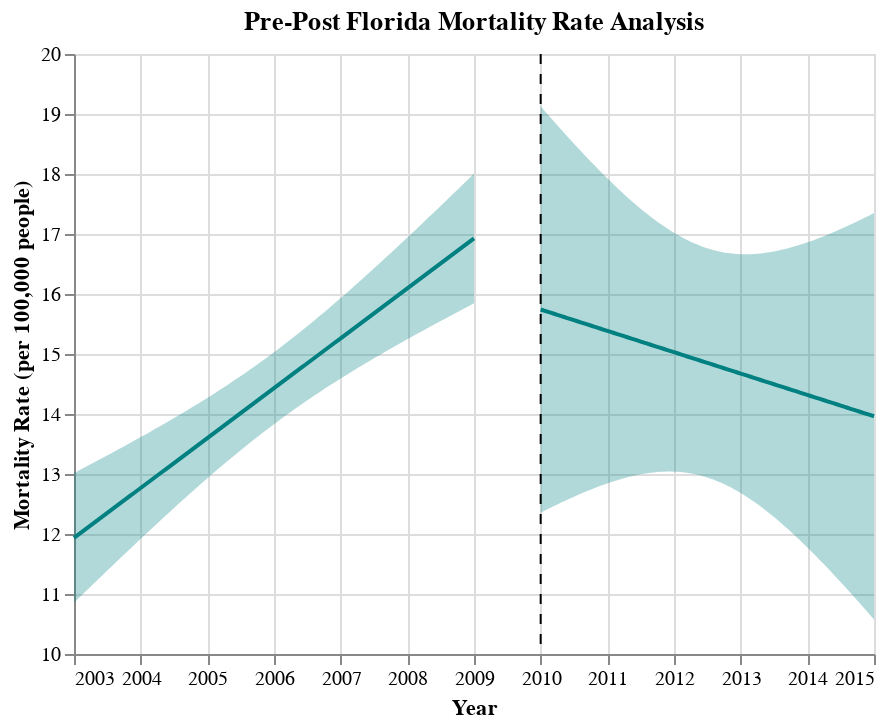

Notebook code for this chart:
### Code cell
## Generate Pre-Post Graphs for FL
fit, reg_chart_pre_FL = get_reg_fit_FL(
    death_data_FL_subset_grouped_pre, 
    yvar="average_deaths_state", 
    xvar="YEAR", 
    alpha=0.05
)
reg_chart_pre_FL

fit, reg_chart_post_FL = get_reg_fit_FL(
    death_data_FL_subset_grouped_post, 
    yvar="average_deaths_state", 
    xvar="YEAR", 
    alpha=0.05
)

## Create line post-policy implementation
line_2010 = alt.Chart(pd.DataFrame({'x': [2010]})).mark_rule(strokeDash=[5, 5]).encode(x='x')

## Generate final pre-post graph for FL
pre_post_FL = reg_chart_pre_FL + reg_chart_post_FL + line_2010
pre_post_FL.properties(title="Pre-Post Florida Mortality Rate Analysis")

### Figure 1 — Vega-Lite specification as saved in the notebook (floating-point values rounded to 4 significant figures)
{"config": {"view": {"continuousWidth": 400, "continuousHeight": 300}}, "layer": [{"mark": {"type": "errorband", "color": "teal"}, "encoding": {"x": {"field": "YEAR", "type": "quantitative"}, "y": {"field": "ci_low", "title": "", "type": "quantitative"}, "y2": {"field": "ci_high"}}}, {"mark": {"type": "line", "color": "teal"}, "encoding": {"x": {"axis": {"format": "T", "title": "Year"}, "field": "YEAR", "scale": {"zero": false}, "type": "quantitative"}, "y": {"field": "average_deaths_state", "scale": {"zero": false}, "title": "Mortality Rate (per 100,000 people)", "type": "quantitative"}}}, {"layer": [{"mark": {"type": "errorband", "color": "teal"}, "encoding": {"x": {"field": "YEAR", "type": "quantitative"}, "y": {"field": "ci_low", "title": "", "type": "quantitative"}, "y2": {"field": "ci_high"}}}, {"mark": {"type": "line", "color": "teal"}, "encoding": {"x": {"axis": {"format": "T", "title": "Year"}, "field": "YEAR", "scale": {"zero": false}, "type": "quantitative"}, "y": {"field": "average_deaths_state", "scale": {"zero": false}, "title": "Mortality Rate (per 100,000 people)", "type": "quantitative"}}}], "data": {"name": "data-47f1626a81673c0c06323dacac4de62d"}}, {"data": {"name": "data-c6a99109c809d7b1b46dbbb9b2adf5d2"}, "mark": {"type": "rule", "strokeDash": [5, 5]}, "encoding": {"x": {"field": "x", "type": "quantitative"}}}], "data": {"name": "data-7070c10757049fae6aa92173c3c843f2"}, "title": "Pre-Post Florida Mortality Rate Analysis", "$schema": "https://vega.github.io/schema/vega-lite/v4.17.0.json", "datasets": {"data-7070c10757049fae6aa92173c3c843f2": [{"YEAR": 2003.0, "average_deaths_state": 11.94, "ci_low": 10.85, "ci_high": 13.02}, {"YEAR": 2003.0, "average_deaths_state": 11.98, "ci_low": 10.92, "ci_high": 13.05}, {"YEAR": 2003.0, "average_deaths_state": 12.03, "ci_low": 10.98, "ci_high": 13.09}, {"YEAR": 2003.0, "average_deaths_state": 12.08, "ci_low": 11.05, "ci_high": 13.12}, {"YEAR": 2003.0, "average_deaths_state": 12.13, "ci_low": 11.11, "ci_high": 13.16}, {"YEAR": 2003.0, "average_deaths_state": 12.18, "ci_low": 11.18, "ci_high": 13.19}, {"YEAR": 2003.0, "average_deaths_state": 12.23, "ci_low": 11.24, "ci_high": 13.23}, {"YEAR": 2003.0, "average_deaths_state": 12.28, "ci_low": 11.31, "ci_high": 13.26}, {"YEAR": 2003.0, "average_deaths_state": 12.33, "ci_low": 11.37, "ci_high": 13.3}, {"YEAR": 2004.0, "average_deaths_state": 12.38, "ci_low": 11.43, "ci_high": 13.33}, {"YEAR": 2004.0, "average_deaths_state": 12.43, "ci_low": 11.5, "ci_high": 13.37}, {"YEAR": 2004.0, "average_deaths_state": 12.48, "ci_low": 11.56, "ci_high": 13.41}, {"YEAR": 2004.0, "average_deaths_state": 12.53, "ci_low": 11.62, "ci_high": 13.44}, {"YEAR": 2004.0, "average_deaths_state": 12.58, "ci_low": 11.69, "ci_high": 13.48}, {"YEAR": 2004.0, "average_deaths_state": 12.63, "ci_low": 11.75, "ci_high": 13.52}, {"YEAR": 2004.0, "average_deaths_state": 12.68, "ci_low": 11.81, "ci_high": 13.55}, {"YEAR": 2004.0, "average_deaths_state": 12.73, "ci_low": 11.88, "ci_high": 13.59}, {"YEAR": 2004.0, "average_deaths_state": 12.78, "ci_low": 11.94, "ci_high": 13.63}, {"YEAR": 2004.0, "average_deaths_state": 12.83, "ci_low": 12.0, "ci_high": 13.66}, {"YEAR": 2004.0, "average_deaths_state": 12.88, "ci_low": 12.06, "ci_high": 13.7}, {"YEAR": 2004.0, "average_deaths_state": 12.93, "ci_low": 12.13, "ci_high": 13.74}, {"YEAR": 2004.0, "average_deaths_state": 12.98, "ci_low": 12.19, "ci_high": 13.78}, {"YEAR": 2004.0, "average_deaths_state": 13.03, "ci_low": 12.25, "ci_high": 13.82}, {"YEAR": 2004.0, "average_deaths_state": 13.08, "ci_low": 12.31, "ci_high": 13.85}, {"YEAR": 2004.0, "average_deaths_state": 13.13, "ci_low": 12.37, "ci_high": 13.89}, {"YEAR": 2004.0, "average_deaths_state": 13.18, "ci_low": 12.43, "ci_high": 13.93}, {"YEAR": 2005.0, "average_deaths_state": 13.23, "ci_low": 12.49, "ci_high": 13.97}, {"YEAR": 2005.0, "average_deaths_state": 13.28, "ci_low": 12.55, "ci_high": 14.01}, {"YEAR": 2005.0, "average_deaths_state": 13.33, "ci_low": 12.61, "ci_high": 14.05}, {"YEAR": 2005.0, "average_deaths_state": 13.38, "ci_low": 12.67, "ci_high": 14.09}, {"YEAR": 2005.0, "average_deaths_state": 13.43, "ci_low": 12.73, "ci_high": 14.13}, {"YEAR": 2005.0, "average_deaths_state": 13.48, "ci_low": 12.79, "ci_high": 14.17}, {"YEAR": 2005.0, "average_deaths_state": 13.53, "ci_low": 12.85, "ci_high": 14.21}, {"YEAR": 2005.0, "average_deaths_state": 13.58, "ci_low": 12.91, "ci_high": 14.25}, {"YEAR": 2005.0, "average_deaths_state": 13.63, "ci_low": 12.97, "ci_high": 14.3}, {"YEAR": 2005.0, "average_deaths_state": 13.68, "ci_low": 13.02, "ci_high": 14.34}, {"YEAR": 2005.0, "average_deaths_state": 13.73, "ci_low": 13.08, "ci_high": 14.38}, {"YEAR": 2005.0, "average_deaths_state": 13.78, "ci_low": 13.14, "ci_high": 14.43}, {"YEAR": 2005.0, "average_deaths_state": 13.83, "ci_low": 13.19, "ci_high": 14.47}, {"YEAR": 2005.0, "average_deaths_state": 13.88, "ci_low": 13.25, "ci_high": 14.51}, {"YEAR": 2005.0, "average_deaths_state": 13.93, "ci_low": 13.31, "ci_high": 14.56}, {"YEAR": 2005.0, "average_deaths_state": 13.98, "ci_low": 13.36, "ci_high": 14.6}, {"YEAR": 2006.0, "average_deaths_state": 14.03, "ci_low": 13.41, "ci_high": 14.65}, {"YEAR": 2006.0, "average_deaths_state": 14.08, "ci_low": 13.47, "ci_high": 14.69}, {"YEAR": 2006.0, "average_deaths_state": 14.13, "ci_low": 13.52, "ci_high": 14.74}, {"YEAR": 2006.0, "average_deaths_state": 14.18, "ci_low": 13.57, "ci_high": 14.79}, {"YEAR": 2006.0, "average_deaths_state": 14.23, "ci_low": 13.63, "ci_high": 14.83}, {"YEAR": 2006.0, "average_deaths_state": 14.28, "ci_low": 13.68, "ci_high": 14.88}, {"YEAR": 2006.0, "average_deaths_state": 14.33, "ci_low": 13.73, "ci_high": 14.93}, {"YEAR": 2006.0, "average_deaths_state": 14.38, "ci_low": 13.78, "ci_high": 14.98}, {"YEAR": 2006.0, "average_deaths_state": 14.43, "ci_low": 13.83, "ci_high": 15.03}, {"YEAR": 2006.0, "average_deaths_state": 14.48, "ci_low": 13.88, "ci_high": 15.08}, {"YEAR": 2006.0, "average_deaths_state": 14.53, "ci_low": 13.93, "ci_high": 15.13}, {"YEAR": 2006.0, "average_deaths_state": 14.58, "ci_low": 13.98, "ci_high": 15.18}, {"YEAR": 2006.0, "average_deaths_state": 14.63, "ci_low": 14.03, "ci_high": 15.23}, {"YEAR": 2006.0, "average_deaths_state": 14.68, "ci_low": 14.07, "ci_high": 15.29}, {"YEAR": 2006.0, "average_deaths_state": 14.73, "ci_low": 14.12, "ci_high": 15.34}, {"YEAR": 2006.0, "average_deaths_state": 14.78, "ci_low": 14.17, "ci_high": 15.39}, {"YEAR": 2006.0, "average_deaths_state": 14.83, "ci_low": 14.21, "ci_high": 15.45}, {"YEAR": 2007.0, "average_deaths_state": 14.88, "ci_low": 14.26, "ci_high": 15.5}, {"YEAR": 2007.0, "average_deaths_state": 14.93, "ci_low": 14.3, "ci_high": 15.56}, {"YEAR": 2007.0, "average_deaths_state": 14.98, "ci_low": 14.35, "ci_high": 15.61}, {"YEAR": 2007.0, "average_deaths_state": 15.03, "ci_low": 14.39, "ci_high": 15.67}, {"YEAR": 2007.0, "average_deaths_state": 15.08, "ci_low": 14.44, "ci_high": 15.72}, {"YEAR": 2007.0, "average_deaths_state": 15.13, "ci_low": 14.48, "ci_high": 15.78}, {"YEAR": 2007.0, "average_deaths_state": 15.18, "ci_low": 14.52, "ci_high": 15.84}, {"YEAR": 2007.0, "average_deaths_state": 15.23, "ci_low": 14.56, "ci_high": 15.89}, {"YEAR": 2007.0, "average_deaths_state": 15.28, "ci_low": 14.61, "ci_high": 15.95}, {"YEAR": 2007.0, "average_deaths_state": 15.33, "ci_low": 14.65, "ci_high": 16.01}, {"YEAR": 2007.0, "average_deaths_state": 15.38, "ci_low": 14.69, "ci_high": 16.07}, {"YEAR": 2007.0, "average_deaths_state": 15.43, "ci_low": 14.73, "ci_high": 16.13}, {"YEAR": 2007.0, "average_deaths_state": 15.48, "ci_low": 14.77, "ci_high": 16.19}, {"YEAR": 2007.0, "average_deaths_state": 15.53, "ci_low": 14.81, "ci_high": 16.25}, {"YEAR": 2007.0, "average_deaths_state": 15.58, "ci_low": 14.85, "ci_high": 16.31}, {"YEAR": 2007.0, "average_deaths_state": 15.63, "ci_low": 14.89, "ci_high": 16.37}, {"YEAR": 2007.0, "average_deaths_state": 15.68, "ci_low": 14.93, "ci_high": 16.43}, {"YEAR": 2008.0, "average_deaths_state": 15.73, "ci_low": 14.97, "ci_high": 16.49}, {"YEAR": 2008.0, "average_deaths_state": 15.78, "ci_low": 15.01, "ci_high": 16.55}, {"YEAR": 2008.0, "average_deaths_state": 15.83, "ci_low": 15.04, "ci_high": 16.61}, {"YEAR": 2008.0, "average_deaths_state": 15.88, "ci_low": 15.08, "ci_high": 16.67}, {"YEAR": 2008.0, "average_deaths_state": 15.93, "ci_low": 15.12, "ci_high": 16.73}, {"YEAR": 2008.0, "average_deaths_state": 15.98, "ci_low": 15.16, "ci_high": 16.8}, {"YEAR": 2008.0, "average_deaths_state": 16.03, "ci_low": 15.2, "ci_high": 16.86}, {"YEAR": 2008.0, "average_deaths_state": 16.08, "ci_low": 15.23, "ci_high": 16.92}, {"YEAR": 2008.0, "average_deaths_state": 16.13, "ci_low": 15.27, "ci_high": 16.98}, {"YEAR": 2008.0, "average_deaths_state": 16.18, "ci_low": 15.31, "ci_high": 17.05}, {"YEAR": 2008.0, "average_deaths_state": 16.23, "ci_low": 15.34, "ci_high": 17.11}, {"YEAR": 2008.0, "average_deaths_state": 16.28, "ci_low": 15.38, "ci_high": 17.17}, {"YEAR": 2008.0, "average_deaths_state": 16.33, "ci_low": 15.42, "ci_high": 17.24}, {"YEAR": 2008.0, "average_deaths_state": 16.38, "ci_low": 15.45, "ci_high": 17.3}, {"YEAR": 2008.0, "average_deaths_state": 16.43, "ci_low": 15.49, "ci_high": 17.36}, {"YEAR": 2008.0, "average_deaths_state": 16.48, "ci_low": 15.53, "ci_high": 17.43}, {"YEAR": 2009.0, "average_deaths_state": 16.53, "ci_low": 15.56, "ci_high": 17.49}, {"YEAR": 2009.0, "average_deaths_state": 16.58, "ci_low": 15.6, "ci_high": 17.55}, {"YEAR": 2009.0, "average_deaths_state": 16.63, "ci_low": 15.63, "ci_high": 17.62}, {"YEAR": 2009.0, "average_deaths_state": 16.68, "ci_low": 15.67, "ci_high": 17.68}, {"YEAR": 2009.0, "average_deaths_state": 16.73, "ci_low": 15.7, "ci_high": 17.75}, {"YEAR": 2009.0, "average_deaths_state": 16.78, "ci_low": 15.74, "ci_high": 17.81}, {"YEAR": 2009.0, "average_deaths_state": 16.83, "ci_low": 15.77, "ci_high": 17.88}, {"YEAR": 2009.0, "average_deaths_state": 16.88, "ci_low": 15.81, "ci_high": 17.94}, {"YEAR": 2009.0, "average_deaths_state": 16.93, "ci_low": 15.84, "ci_high": 18.01}], "data-47f1626a81673c0c06323dacac4de62d": [{"YEAR": 2010.0, "average_deaths_state": 15.74, "ci_low": 12.35, "ci_high": 19.13}, {"YEAR": 2010.0, "average_deaths_state": 15.72, "ci_low": 12.38, "ci_high": 19.06}, {"YEAR": 2010.0, "average_deaths_state": 15.71, "ci_low": 12.41, "ci_high": 19.0}, {"YEAR": 2010.0, "average_deaths_state": 15.69, "ci_low": 12.44, "ci_high": 18.94}, {"YEAR": 2010.0, "average_deaths_state": 15.67, "ci_low": 12.47, "ci_high": 18.87}, {"YEAR": 2010.0, "average_deaths_state": 15.65, "ci_low": 12.49, "ci_high": 18.81}, {"YEAR": 2010.0, "average_deaths_state": 15.63, "ci_low": 12.52, "ci_high": 18.75}, {"YEAR": 2010.0, "average_deaths_state": 15.62, "ci_low": 12.55, "ci_high": 18.69}, {"YEAR": 2010.0, "average_deaths_state": 15.6, "ci_low": 12.57, "ci_high": 18.63}, {"YEAR": 2010.0, "average_deaths_state": 15.58, "ci_low": 12.6, "ci_high": 18.57}, {"YEAR": 2010.0, "average_deaths_state": 15.56, "ci_low": 12.62, "ci_high": 18.51}, {"YEAR": 2011.0, "average_deaths_state": 15.55, "ci_low": 12.65, "ci_high": 18.45}, {"YEAR": 2011.0, "average_deaths_state": 15.53, "ci_low": 12.67, "ci_high": 18.39}, {"YEAR": 2011.0, "average_deaths_state": 15.51, "ci_low": 12.69, "ci_high": 18.33}, {"YEAR": 2011.0, "average_deaths_state": 15.49, "ci_low": 12.72, "ci_high": 18.27}, {"YEAR": 2011.0, "average_deaths_state": 15.47, "ci_low": 12.74, "ci_high": 18.21}, {"YEAR": 2011.0, "average_deaths_state": 15.46, "ci_low": 12.76, "ci_high": 18.15}, {"YEAR": 2011.0, "average_deaths_state": 15.44, "ci_low": 12.78, "ci_high": 18.1}, {"YEAR": 2011.0, "average_deaths_state": 15.42, "ci_low": 12.8, "ci_high": 18.04}, {"YEAR": 2011.0, "average_deaths_state": 15.4, "ci_low": 12.82, "ci_high": 17.98}, {"YEAR": 2011.0, "average_deaths_state": 15.39, "ci_low": 12.84, "ci_high": 17.93}, {"YEAR": 2011.0, "average_deaths_state": 15.37, "ci_low": 12.86, "ci_high": 17.87}, {"YEAR": 2011.0, "average_deaths_state": 15.35, "ci_low": 12.88, "ci_high": 17.82}, {"YEAR": 2011.0, "average_deaths_state": 15.33, "ci_low": 12.9, "ci_high": 17.77}, {"YEAR": 2011.0, "average_deaths_state": 15.31, "ci_low": 12.91, "ci_high": 17.72}, {"YEAR": 2011.0, "average_deaths_state": 15.3, "ci_low": 12.93, "ci_high": 17.66}, {"YEAR": 2011.0, "average_deaths_state": 15.28, "ci_low": 12.94, "ci_high": 17.61}, {"YEAR": 2011.0, "average_deaths_state": 15.26, "ci_low": 12.96, "ci_high": 17.56}, {"YEAR": 2011.0, "average_deaths_state": 15.24, "ci_low": 12.97, "ci_high": 17.52}, {"YEAR": 2011.0, "average_deaths_state": 15.23, "ci_low": 12.98, "ci_high": 17.47}, {"YEAR": 2011.0, "average_deaths_state": 15.21, "ci_low": 12.99, "ci_high": 17.42}, {"YEAR": 2012.0, "average_deaths_state": 15.19, "ci_low": 13.0, "ci_high": 17.38}, {"YEAR": 2012.0, "average_deaths_state": 15.17, "ci_low": 13.01, "ci_high": 17.33}, {"YEAR": 2012.0, "average_deaths_state": 15.15, "ci_low": 13.02, "ci_high": 17.29}, {"YEAR": 2012.0, "average_deaths_state": 15.14, "ci_low": 13.03, "ci_high": 17.25}, {"YEAR": 2012.0, "average_deaths_state": 15.12, "ci_low": 13.03, "ci_high": 17.21}, {"YEAR": 2012.0, "average_deaths_state": 15.1, "ci_low": 13.04, "ci_high": 17.17}, {"YEAR": 2012.0, "average_deaths_state": 15.08, "ci_low": 13.04, "ci_high": 17.13}, {"YEAR": 2012.0, "average_deaths_state": 15.07, "ci_low": 13.04, "ci_high": 17.09}, {"YEAR": 2012.0, "average_deaths_state": 15.05, "ci_low": 13.04, "ci_high": 17.05}, {"YEAR": 2012.0, "average_deaths_state": 15.03, "ci_low": 13.04, "ci_high": 17.02}, {"YEAR": 2012.0, "average_deaths_state": 15.01, "ci_low": 13.04, "ci_high": 16.99}, {"YEAR": 2012.0, "average_deaths_state": 14.99, "ci_low": 13.03, "ci_high": 16.96}, {"YEAR": 2012.0, "average_deaths_state": 14.98, "ci_low": 13.03, "ci_high": 16.93}, {"YEAR": 2012.0, "average_deaths_state": 14.96, "ci_low": 13.02, "ci_high": 16.9}, {"YEAR": 2012.0, "average_deaths_state": 14.94, "ci_low": 13.01, "ci_high": 16.87}, {"YEAR": 2012.0, "average_deaths_state": 14.92, "ci_low": 13.0, "ci_high": 16.85}, {"YEAR": 2012.0, "average_deaths_state": 14.91, "ci_low": 12.99, "ci_high": 16.82}, {"YEAR": 2012.0, "average_deaths_state": 14.89, "ci_low": 12.97, "ci_high": 16.8}, {"YEAR": 2012.0, "average_deaths_state": 14.87, "ci_low": 12.96, "ci_high": 16.78}, {"YEAR": 2012.0, "average_deaths_state": 14.85, "ci_low": 12.94, "ci_high": 16.76}, {"YEAR": 2013.0, "average_deaths_state": 14.83, "ci_low": 12.92, "ci_high": 16.75}, {"YEAR": 2013.0, "average_deaths_state": 14.82, "ci_low": 12.9, "ci_high": 16.73}, {"YEAR": 2013.0, "average_deaths_state": 14.8, "ci_low": 12.88, "ci_high": 16.72}, {"YEAR": 2013.0, "average_deaths_state": 14.78, "ci_low": 12.86, "ci_high": 16.7}, {"YEAR": 2013.0, "average_deaths_state": 14.76, "ci_low": 12.83, "ci_high": 16.69}, {"YEAR": 2013.0, "average_deaths_state": 14.75, "ci_low": 12.81, "ci_high": 16.68}, {"YEAR": 2013.0, "average_deaths_state": 14.73, "ci_low": 12.78, "ci_high": 16.68}, {"YEAR": 2013.0, "average_deaths_state": 14.71, "ci_low": 12.75, "ci_high": 16.67}, {"YEAR": 2013.0, "average_deaths_state": 14.69, "ci_low": 12.72, "ci_high": 16.67}, {"YEAR": 2013.0, "average_deaths_state": 14.67, "ci_low": 12.68, "ci_high": 16.66}, {"YEAR": 2013.0, "average_deaths_state": 14.66, "ci_low": 12.65, "ci_high": 16.66}, {"YEAR": 2013.0, "average_deaths_state": 14.64, "ci_low": 12.61, "ci_high": 16.66}, {"YEAR": 2013.0, "average_deaths_state": 14.62, "ci_low": 12.58, "ci_high": 16.66}, {"YEAR": 2013.0, "average_deaths_state": 14.6, "ci_low": 12.54, "ci_high": 16.67}, {"YEAR": 2013.0, "average_deaths_state": 14.58, "ci_low": 12.5, "ci_high": 16.67}, {"YEAR": 2013.0, "average_deaths_state": 14.57, "ci_low": 12.46, "ci_high": 16.68}, {"YEAR": 2013.0, "average_deaths_state": 14.55, "ci_low": 12.42, "ci_high": 16.68}, {"YEAR": 2013.0, "average_deaths_state": 14.53, "ci_low": 12.37, "ci_high": 16.69}, {"YEAR": 2013.0, "average_deaths_state": 14.51, "ci_low": 12.33, "ci_high": 16.7}, {"YEAR": 2013.0, "average_deaths_state": 14.5, "ci_low": 12.28, "ci_high": 16.71}, {"YEAR": 2014.0, "average_deaths_state": 14.48, "ci_low": 12.24, "ci_high": 16.72}, {"YEAR": 2014.0, "average_deaths_state": 14.46, "ci_low": 12.19, "ci_high": 16.73}, {"YEAR": 2014.0, "average_deaths_state": 14.44, "ci_low": 12.14, "ci_high": 16.75}, {"YEAR": 2014.0, "average_deaths_state": 14.42, "ci_low": 12.09, "ci_high": 16.76}, {"YEAR": 2014.0, "average_deaths_state": 14.41, "ci_low": 12.04, "ci_high": 16.77}, {"YEAR": 2014.0, "average_deaths_state": 14.39, "ci_low": 11.99, "ci_high": 16.79}, {"YEAR": 2014.0, "average_deaths_state": 14.37, "ci_low": 11.94, "ci_high": 16.81}, {"YEAR": 2014.0, "average_deaths_state": 14.35, "ci_low": 11.88, "ci_high": 16.82}, {"YEAR": 2014.0, "average_deaths_state": 14.34, "ci_low": 11.83, "ci_high": 16.84}, {"YEAR": 2014.0, "average_deaths_state": 14.32, "ci_low": 11.78, "ci_high": 16.86}, {"YEAR": 2014.0, "average_deaths_state": 14.3, "ci_low": 11.72, "ci_high": 16.88}, {"YEAR": 2014.0, "average_deaths_state": 14.28, "ci_low": 11.66, "ci_high": 16.9}, {"YEAR": 2014.0, "average_deaths_state": 14.26, "ci_low": 11.61, "ci_high": 16.92}, {"YEAR": 2014.0, "average_deaths_state": 14.25, "ci_low": 11.55, "ci_high": 16.94}, {"YEAR": 2014.0, "average_deaths_state": 14.23, "ci_low": 11.49, "ci_high": 16.96}, {"YEAR": 2014.0, "average_deaths_state": 14.21, "ci_low": 11.44, "ci_high": 16.99}, {"YEAR": 2014.0, "average_deaths_state": 14.19, "ci_low": 11.38, "ci_high": 17.01}, {"YEAR": 2014.0, "average_deaths_state": 14.18, "ci_low": 11.32, "ci_high": 17.03}, {"YEAR": 2014.0, "average_deaths_state": 14.16, "ci_low": 11.26, "ci_high": 17.06}, {"YEAR": 2014.0, "average_deaths_state": 14.14, "ci_low": 11.2, "ci_high": 17.08}, {"YEAR": 2015.0, "average_deaths_state": 14.12, "ci_low": 11.14, "ci_high": 17.11}, {"YEAR": 2015.0, "average_deaths_state": 14.1, "ci_low": 11.08, "ci_high": 17.13}, {"YEAR": 2015.0, "average_deaths_state": 14.09, "ci_low": 11.02, "ci_high": 17.16}, {"YEAR": 2015.0, "average_deaths_state": 14.07, "ci_low": 10.95, "ci_high": 17.18}, {"YEAR": 2015.0, "average_deaths_state": 14.05, "ci_low": 10.89, "ci_high": 17.21}, {"YEAR": 2015.0, "average_deaths_state": 14.03, "ci_low": 10.83, "ci_high": 17.24}, {"YEAR": 2015.0, "average_deaths_state": 14.02, "ci_low": 10.77, "ci_high": 17.26}, {"YEAR": 2015.0, "average_deaths_state": 14.0, "ci_low": 10.7, "ci_high": 17.29}, {"YEAR": 2015.0, "average_deaths_state": 13.98, "ci_low": 10.64, "ci_high": 17.32}, {"YEAR": 2015.0, "average_deaths_state": 13.96, "ci_low": 10.58, "ci_high": 17.35}], "data-c6a99109c809d7b1b46dbbb9b2adf5d2": [{"x": 2010}]}}
